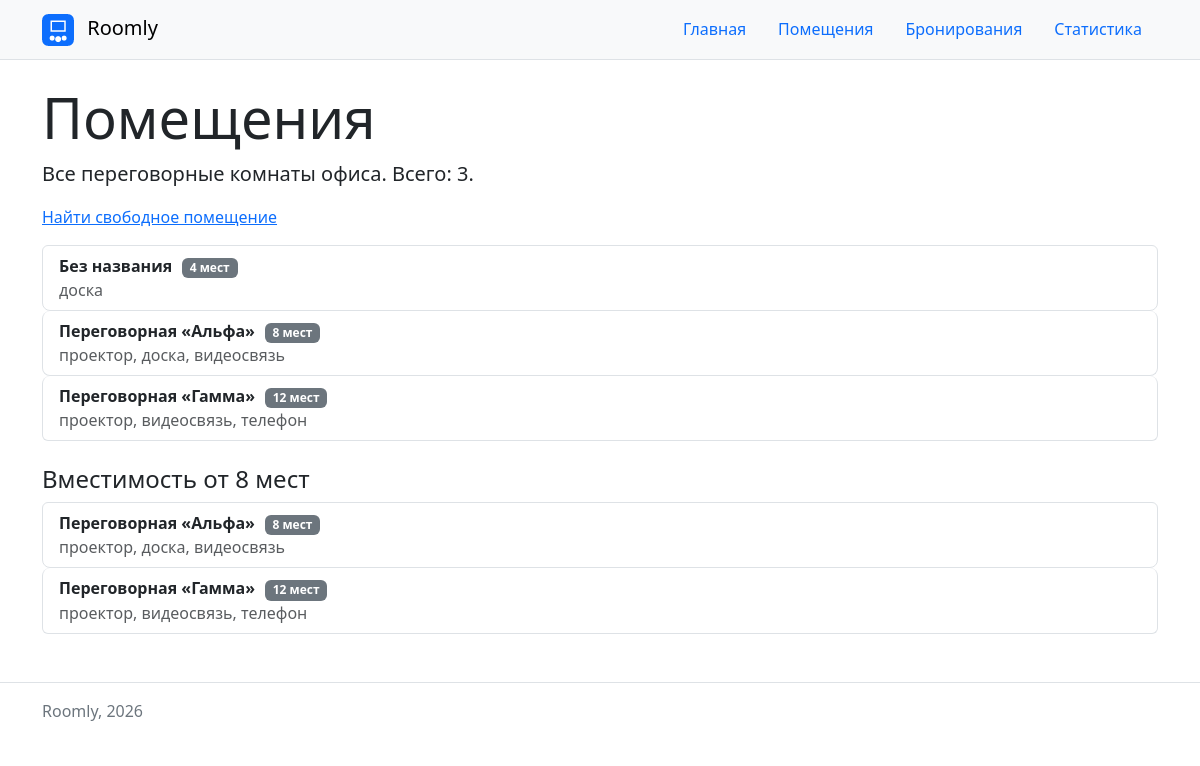
/rooms/, run on the app's committed database.
### rooms/views.py (the view)
# urls.py: path("rooms/", include("rooms.urls")),
def rooms(request: HttpRequest) -> HttpResponse:
    with closing(get_connection()) as connection:
        room_list = connection.execute(
            """
            SELECT
                id,
                name,
                capacity,
                equipment
            FROM rooms
            ORDER BY name;
            """
        ).fetchall()
        large_rooms = connection.execute(
            """
            SELECT
                id,
                name,
                capacity,
                equipment
            FROM rooms
            WHERE capacity >= ?
            ORDER BY capacity;
            """,
            (8,),
        ).fetchall()
    context = {
        "rooms": room_list,
        "large_rooms": large_rooms,
    }
    return render(request, "rooms/room_list.html", context)

### db/database.py (called while the page is built)
def get_connection() -> sqlite3.Connection:
    connection = sqlite3.connect(DB_PATH)
    connection.row_factory = sqlite3.Row
    connection.execute("PRAGMA foreign_keys = ON")
    return connection

### rooms/templates/rooms/room_list.html (shortened to what this page needs)
{% extends "base.html" %}
{% block content %}
<h1 class="display-4">Помещения</h1>
<p class="lead">Все переговорные комнаты офиса. Всего: {{ rooms|length }}.</p>
<p>
    <a href="{% url 'rooms:available' %}">Найти свободное помещение</a>
</p>
<div class="list-group">
    {% for room in rooms %}
        {% include "rooms/includes/room_card.html" %}
    {% empty %}
        <p class="lead">Помещений пока нет.</p>
    {% endfor %}
</div>
<h2 class="h4 mt-4">Вместимость от 8 мест</h2>
<div class="list-group">
    {% for room in large_rooms %}
        {% include "rooms/includes/room_card.html" %}
    {% empty %}
        <p class="lead">Таких помещений нет.</p>
    {% endfor %}
</div>
{% endblock %}

### rooms/templates/rooms/includes/room_card.html
<a class="list-group-item list-group-item-action room-card" href="{% url 'rooms:detail' room.id %}">
    <strong>{{ room.name|default:"Без названия" }}</strong>
    <span class="badge bg-secondary">{{ room.capacity }} мест</span>
    <div class="text-body-secondary">
        {% if room.equipment %}
            {{ room.equipment }}
        {% else %}
            нет
        {% endif %}
    </div>
</a>

### homepage/static/homepage/css/style.css (style rules this page uses)
.room-card { border-radius: 0.5rem; }
.room-card .badge, .booking-status { margin-left: 0.35rem; font-weight: 600; }

### data on the page
rooms: name "Без названия", capacity "4", equipment "доска"
rooms: name "Переговорная «Альфа»", capacity "8", equipment "проектор, доска, видеосвязь"
rooms: name "Переговорная «Гамма»", capacity "12", equipment "проектор, видеосвязь, телефон"

### other printed values
{{ rooms|length }} "3"
